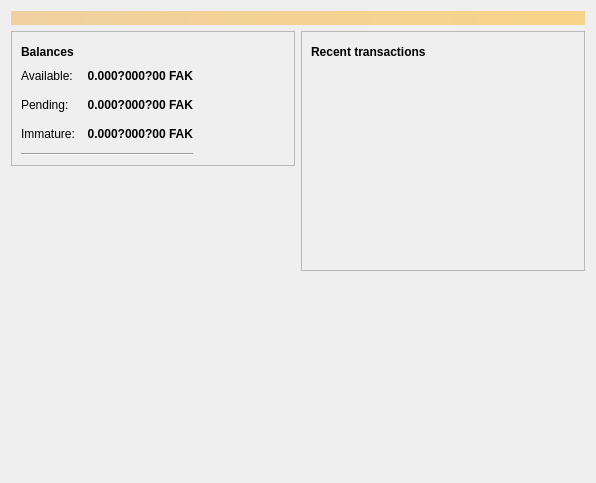
<?xml version="1.0" encoding="UTF-8"?>
<ui version="4.0">
 <class>OverviewPage</class>
 <widget class="QWidget" name="OverviewPage">
  <property name="geometry">
   <rect>
    <x>0</x>
    <y>0</y>
    <width>596</width>
    <height>483</height>
   </rect>
  </property>
  <property name="windowTitle">
   <string>Form</string>
  </property>
  <layout class="QVBoxLayout" name="topLayout">
   <item>
    <widget class="QLabel" name="labelAlerts">
     <property name="visible">
      <bool>false</bool>
     </property>
     <property name="styleSheet">
      <string notr="true">background-color: qlineargradient(x1: 0, y1: 0, x2: 1, y2: 0, stop:0 #F0D0A0, stop:1 #F8D488); color:#000000;</string>
     </property>
     <property name="wordWrap">
      <bool>true</bool>
     </property>
     <property name="margin">
      <number>3</number>
     </property>
    </widget>
   </item>
   <item>
    <layout class="QHBoxLayout" name="horizontalLayout" stretch="1,1">
     <item>
      <layout class="QVBoxLayout" name="verticalLayout_2">
       <item>
        <widget class="QFrame" name="frame">
         <property name="frameShape">
          <enum>QFrame::StyledPanel</enum>
         </property>
         <property name="frameShadow">
          <enum>QFrame::Raised</enum>
         </property>
         <layout class="QVBoxLayout" name="verticalLayout_4">
          <item>
           <layout class="QHBoxLayout" name="horizontalLayout_4">
            <item>
             <widget class="QLabel" name="label_5">
              <property name="font">
               <font>
                <weight>75</weight>
                <bold>true</bold>
               </font>
              </property>
              <property name="text">
               <string>Balances</string>
              </property>
             </widget>
            </item>
            <item>
             <widget class="QPushButton" name="labelWalletStatus">
              <property name="enabled">
               <bool>false</bool>
              </property>
              <property name="maximumSize">
               <size>
                <width>30</width>
                <height>16777215</height>
               </size>
              </property>
              <property name="toolTip">
               <string>The displayed information may be out of date. Your wallet automatically synchronizes with the Dogecoin network after a connection is established, but this process has not completed yet.</string>
              </property>
              <property name="text">
               <string/>
              </property>
              <property name="icon">
               <iconset>
                <normaloff>:/icons/warning</normaloff>
                <disabledoff>:/icons/warning</disabledoff>:/icons/warning</iconset>
              </property>
              <property name="iconSize">
               <size>
                <width>24</width>
                <height>24</height>
               </size>
              </property>
              <property name="flat">
               <bool>true</bool>
              </property>
             </widget>
            </item>
            <item>
             <spacer name="horizontalSpacer_3">
              <property name="orientation">
               <enum>Qt::Horizontal</enum>
              </property>
              <property name="sizeHint" stdset="0">
               <size>
                <width>40</width>
                <height>20</height>
               </size>
              </property>
             </spacer>
            </item>
           </layout>
          </item>
          <item>
           <layout class="QGridLayout" name="gridLayout">
            <property name="spacing">
             <number>12</number>
            </property>
            <item row="1" column="2">
             <spacer name="horizontalSpacer_2">
              <property name="orientation">
               <enum>Qt::Horizontal</enum>
              </property>
              <property name="sizeHint" stdset="0">
               <size>
                <width>40</width>
                <height>20</height>
               </size>
              </property>
             </spacer>
            </item>
            <item row="1" column="1">
             <widget class="QLabel" name="labelUnconfirmed">
              <property name="font">
               <font>
                <weight>75</weight>
                <bold>true</bold>
               </font>
              </property>
              <property name="cursor">
               <cursorShape>IBeamCursor</cursorShape>
              </property>
              <property name="toolTip">
               <string>Total of transactions that have yet to be confirmed, and do not yet count toward the spendable balance</string>
              </property>
              <property name="text">
               <string notr="true">0.000?000?00 FAK</string>
              </property>
              <property name="alignment">
               <set>Qt::AlignRight|Qt::AlignTrailing|Qt::AlignVCenter</set>
              </property>
              <property name="textInteractionFlags">
               <set>Qt::LinksAccessibleByMouse|Qt::TextSelectableByKeyboard|Qt::TextSelectableByMouse</set>
              </property>
             </widget>
            </item>
            <item row="3" column="0" colspan="2">
             <widget class="Line" name="line">
              <property name="orientation">
               <enum>Qt::Horizontal</enum>
              </property>
             </widget>
            </item>
            <item row="2" column="0">
             <widget class="QLabel" name="labelImmatureText">
              <property name="text">
               <string>Immature:</string>
              </property>
             </widget>
            </item>
            <item row="2" column="1">
             <widget class="QLabel" name="labelImmature">
              <property name="font">
               <font>
                <weight>75</weight>
                <bold>true</bold>
               </font>
              </property>
              <property name="cursor">
               <cursorShape>IBeamCursor</cursorShape>
              </property>
              <property name="toolTip">
               <string>Mined balance that has not yet matured</string>
              </property>
              <property name="text">
               <string notr="true">0.000?000?00 FAK</string>
              </property>
              <property name="alignment">
               <set>Qt::AlignRight|Qt::AlignTrailing|Qt::AlignVCenter</set>
              </property>
              <property name="textInteractionFlags">
               <set>Qt::LinksAccessibleByMouse|Qt::TextSelectableByKeyboard|Qt::TextSelectableByMouse</set>
              </property>
             </widget>
            </item>
            <item row="0" column="0">
             <widget class="QLabel" name="labelBalanceText">
              <property name="text">
               <string>Available:</string>
              </property>
             </widget>
            </item>
            <item row="0" column="1">
             <widget class="QLabel" name="labelBalance">
              <property name="font">
               <font>
                <weight>75</weight>
                <bold>true</bold>
               </font>
              </property>
              <property name="cursor">
               <cursorShape>IBeamCursor</cursorShape>
              </property>
              <property name="toolTip">
               <string>Your current spendable balance</string>
              </property>
              <property name="text">
               <string notr="true">0.000?000?00 FAK</string>
              </property>
              <property name="alignment">
               <set>Qt::AlignRight|Qt::AlignTrailing|Qt::AlignVCenter</set>
              </property>
              <property name="textInteractionFlags">
               <set>Qt::LinksAccessibleByMouse|Qt::TextSelectableByKeyboard|Qt::TextSelectableByMouse</set>
              </property>
             </widget>
            </item>
            <item row="1" column="0">
             <widget class="QLabel" name="labelPendingText">
              <property name="text">
               <string>Pending:</string>
              </property>
             </widget>
            </item>
           </layout>
          </item>
         </layout>
        </widget>
       </item>
       <item>
        <spacer name="verticalSpacer">
         <property name="orientation">
          <enum>Qt::Vertical</enum>
         </property>
         <property name="sizeHint" stdset="0">
          <size>
           <width>20</width>
           <height>40</height>
          </size>
         </property>
        </spacer>
       </item>
       <item>
        <widget class="QLabel" name="label_wallet_bgcoin">
         <property name="text">
          <string/>
         </property>
         <property name="pixmap">
          <pixmap>:/icons/bitcoin.png</pixmap>
         </property>
         <property name="scaledContents">
          <bool>false</bool>
         </property>
         <property name="alignment">
          <set>Qt::AlignCenter</set>
         </property>
         <property name="margin">
          <number>-2</number>
         </property>
        </widget>
       </item>
      </layout>
     </item>
     <item>
      <layout class="QVBoxLayout" name="verticalLayout_3">
       <item>
        <widget class="QFrame" name="frame_2">
         <property name="frameShape">
          <enum>QFrame::StyledPanel</enum>
         </property>
         <property name="frameShadow">
          <enum>QFrame::Raised</enum>
         </property>
         <layout class="QVBoxLayout" name="verticalLayout">
          <item>
           <layout class="QHBoxLayout" name="horizontalLayout_2">
            <item>
             <widget class="QLabel" name="label_4">
              <property name="font">
               <font>
                <weight>75</weight>
                <bold>true</bold>
               </font>
              </property>
              <property name="text">
               <string>Recent transactions</string>
              </property>
             </widget>
            </item>
            <item>
             <widget class="QPushButton" name="labelTransactionsStatus">
              <property name="enabled">
               <bool>false</bool>
              </property>
              <property name="maximumSize">
               <size>
                <width>30</width>
                <height>16777215</height>
               </size>
              </property>
              <property name="toolTip">
               <string>The displayed information may be out of date. Your wallet automatically synchronizes with the Dogecoin network after a connection is established, but this process has not completed yet.</string>
              </property>
              <property name="text">
               <string/>
              </property>
              <property name="icon">
               <iconset>
                <normaloff>:/icons/warning</normaloff>
                <disabledoff>:/icons/warning</disabledoff>:/icons/warning</iconset>
              </property>
              <property name="iconSize">
               <size>
                <width>24</width>
                <height>24</height>
               </size>
              </property>
              <property name="flat">
               <bool>true</bool>
              </property>
             </widget>
            </item>
            <item>
             <spacer name="horizontalSpacer">
              <property name="orientation">
               <enum>Qt::Horizontal</enum>
              </property>
              <property name="sizeHint" stdset="0">
               <size>
                <width>40</width>
                <height>20</height>
               </size>
              </property>
             </spacer>
            </item>
           </layout>
          </item>
          <item>
           <widget class="QListView" name="listTransactions">
            <property name="styleSheet">
             <string notr="true">QListView { background: transparent; }</string>
            </property>
            <property name="frameShape">
             <enum>QFrame::NoFrame</enum>
            </property>
            <property name="verticalScrollBarPolicy">
             <enum>Qt::ScrollBarAlwaysOff</enum>
            </property>
            <property name="horizontalScrollBarPolicy">
             <enum>Qt::ScrollBarAlwaysOff</enum>
            </property>
            <property name="selectionMode">
             <enum>QAbstractItemView::NoSelection</enum>
            </property>
           </widget>
          </item>
         </layout>
        </widget>
       </item>
       <item>
        <spacer name="verticalSpacer_2">
         <property name="orientation">
          <enum>Qt::Vertical</enum>
         </property>
         <property name="sizeHint" stdset="0">
          <size>
           <width>20</width>
           <height>40</height>
          </size>
         </property>
        </spacer>
       </item>
      </layout>
     </item>
    </layout>
   </item>
  </layout>
 </widget>
 <resources>
  <include location="../bitcoin.qrc"/>
 </resources>
 <connections/>
</ui>
